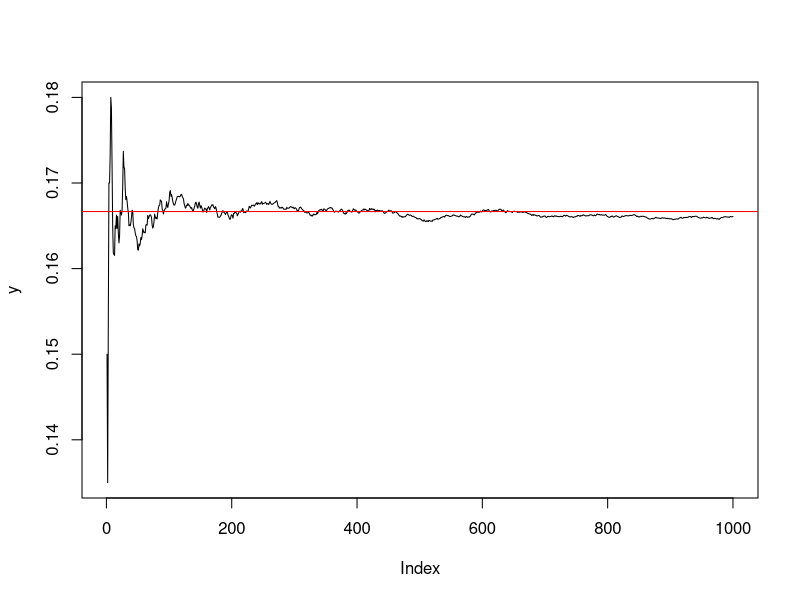

Source code (R):
 f = function(x=3,y=4){return (function(z){})}

 # f()
 # f()(2) -> 9
 
 # f2 = function(x=3,y=4){return x+y}
 
 table(sample(c("B","W"),size=100,replace=TRUE))
 
 x = sample(c("B",'W'),size=100,replace=TRUE,prob=c(0.2,0.8))
 table(x)
 sum(x=="B")
 # mean(x=="B")
 
 # install.package(tidyverse)
 # library(tidyverse)
 
 # keep(x, function(y), y>4) # filter
 # map(vector, ~.x^2)
 # cumsum(x) # 1,7,9,3 -> 1,8,17,20
 # cummean(x)
 
 replicate(1000,sum(sample(c("B","W"),size=100,replace=TRUE)=="B"))
 
 # detect(x,~.x>7)
 
 # detect(x,~.x>7)
 # detectIndex(c(4,9,1))
 
 # for(i in 1:100){}
 
 # task1
 f=function(n=100){
   x=sample(1:6,size=n,replace=TRUE)
   mean(x==6)
 }
 # f()
 
 install.packages("tidyverse")
 library(tidyverse)
 
 x = replicate(1000,f())
 y = cummean(x)
 plot(y,type="l")
 abline(h=1/6,col="red")

 f1=function(x=3,n=5){sum((x^(1:n))/(1:n))} 
 
 # task2
 library(tidyverse)
 # detect_index
 f2=function(p=0.5){detect_index(cumprod((365:1)/365),~.x<1-p)}
 
 bd=function(p){
   result=1
   for(i in 1:365){
     result=result*((365-i)/365)
     if(result<1-p){
       return(i+1)
     }
     
   }
 }
 
 # task3
 tenis=function(father=0.3,mother=0.4){
   x=c((mother*father+(1-mother)*father*mother),
       (father*mother+(1-father)*mother*father))
   which.max(x)
 }
 
 # task5
 coin=function(k=100){
   x=replicate(k,sample(c("E","T"),size=5,replace=TRUE,prob=c(0.5,0.5))==c("E","E","T","E","T"))
   # y = paste(x,collapse="")
   # gregexpr("EETET",y)
   mean(x)
 }
